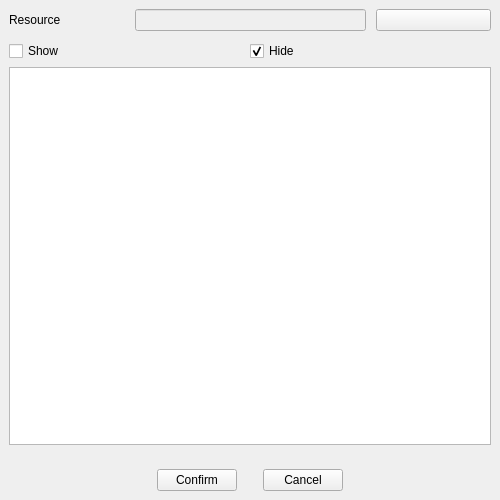
<?xml version="1.0" encoding="UTF-8"?>
<ui version="4.0">
 <class>CIconSnippetOverlay</class>
 <widget class="COverlayBase" name="CIconSnippetOverlay">
  <property name="geometry">
   <rect>
    <x>0</x>
    <y>0</y>
    <width>500</width>
    <height>500</height>
   </rect>
  </property>
  <property name="windowTitle">
   <string>Form</string>
  </property>
  <layout class="QGridLayout" name="gridLayout_2">
   <property name="leftMargin">
    <number>0</number>
   </property>
   <property name="topMargin">
    <number>0</number>
   </property>
   <property name="rightMargin">
    <number>0</number>
   </property>
   <property name="bottomMargin">
    <number>0</number>
   </property>
   <property name="spacing">
    <number>0</number>
   </property>
   <item row="1" column="0">
    <widget class="QWidget" name="widget" native="true">
     <layout class="QGridLayout" name="gridLayout">
      <item row="2" column="2">
       <spacer name="horizontalSpacer_3">
        <property name="orientation">
         <enum>Qt::Horizontal</enum>
        </property>
        <property name="sizeType">
         <enum>QSizePolicy::Fixed</enum>
        </property>
        <property name="sizeHint" stdset="0">
         <size>
          <width>20</width>
          <height>20</height>
         </size>
        </property>
       </spacer>
      </item>
      <item row="2" column="1">
       <widget class="QPushButton" name="pConfirmButton">
        <property name="text">
         <string>Confirm</string>
        </property>
       </widget>
      </item>
      <item row="2" column="0">
       <spacer name="horizontalSpacer_2">
        <property name="orientation">
         <enum>Qt::Horizontal</enum>
        </property>
        <property name="sizeHint" stdset="0">
         <size>
          <width>40</width>
          <height>20</height>
         </size>
        </property>
       </spacer>
      </item>
      <item row="2" column="5">
       <spacer name="horizontalSpacer">
        <property name="orientation">
         <enum>Qt::Horizontal</enum>
        </property>
        <property name="sizeHint" stdset="0">
         <size>
          <width>40</width>
          <height>20</height>
         </size>
        </property>
       </spacer>
      </item>
      <item row="2" column="3">
       <widget class="QPushButton" name="pCancelButton">
        <property name="text">
         <string>Cancel</string>
        </property>
       </widget>
      </item>
     </layout>
    </widget>
   </item>
   <item row="0" column="0">
    <widget class="QScrollArea" name="pScrollArea">
     <property name="frameShape">
      <enum>QFrame::NoFrame</enum>
     </property>
     <property name="frameShadow">
      <enum>QFrame::Plain</enum>
     </property>
     <property name="lineWidth">
      <number>0</number>
     </property>
     <property name="widgetResizable">
      <bool>true</bool>
     </property>
     <widget class="QWidget" name="scrollAreaWidgetContents">
      <property name="geometry">
       <rect>
        <x>0</x>
        <y>0</y>
        <width>500</width>
        <height>459</height>
       </rect>
      </property>
      <layout class="QGridLayout" name="gridLayout_3">
       <item row="0" column="0">
        <widget class="QWidget" name="widget_5" native="true">
         <layout class="QGridLayout" name="gridLayout_6">
          <property name="leftMargin">
           <number>0</number>
          </property>
          <property name="topMargin">
           <number>0</number>
          </property>
          <property name="rightMargin">
           <number>0</number>
          </property>
          <property name="bottomMargin">
           <number>0</number>
          </property>
          <property name="spacing">
           <number>10</number>
          </property>
          <item row="0" column="1" colspan="2">
           <widget class="QLineEdit" name="pResourceLineEdit">
            <property name="enabled">
             <bool>false</bool>
            </property>
           </widget>
          </item>
          <item row="0" column="0">
           <widget class="QLabel" name="label">
            <property name="sizePolicy">
             <sizepolicy hsizetype="Preferred" vsizetype="Preferred">
              <horstretch>0</horstretch>
              <verstretch>0</verstretch>
             </sizepolicy>
            </property>
            <property name="text">
             <string>Resource</string>
            </property>
           </widget>
          </item>
          <item row="0" column="3">
           <widget class="QPushButton" name="CloseButton">
            <property name="toolTip">
             <string>Clear media selection</string>
            </property>
            <property name="text">
             <string/>
            </property>
           </widget>
          </item>
          <item row="1" column="0" colspan="4">
           <widget class="QWidget" name="widget_2" native="true">
            <layout class="QHBoxLayout" name="horizontalLayout">
             <property name="spacing">
              <number>0</number>
             </property>
             <property name="leftMargin">
              <number>0</number>
             </property>
             <property name="topMargin">
              <number>0</number>
             </property>
             <property name="rightMargin">
              <number>0</number>
             </property>
             <property name="bottomMargin">
              <number>0</number>
             </property>
             <item>
              <widget class="QCheckBox" name="pShowCheckBox">
               <property name="text">
                <string>Show</string>
               </property>
              </widget>
             </item>
             <item>
              <widget class="QCheckBox" name="pHideCheckBox">
               <property name="text">
                <string>Hide</string>
               </property>
               <property name="checked">
                <bool>true</bool>
               </property>
              </widget>
             </item>
            </layout>
           </widget>
          </item>
         </layout>
        </widget>
       </item>
       <item row="1" column="0">
        <widget class="QTreeView" name="pResourceSelectTree">
         <property name="sizePolicy">
          <sizepolicy hsizetype="Preferred" vsizetype="Expanding">
           <horstretch>1</horstretch>
           <verstretch>0</verstretch>
          </sizepolicy>
         </property>
         <property name="alternatingRowColors">
          <bool>true</bool>
         </property>
         <property name="sortingEnabled">
          <bool>true</bool>
         </property>
         <property name="animated">
          <bool>true</bool>
         </property>
        </widget>
       </item>
       <item row="2" column="0">
        <widget class="CSearchWidget" name="pFilter" native="true"/>
       </item>
      </layout>
     </widget>
    </widget>
   </item>
  </layout>
 </widget>
 <customwidgets>
  <customwidget>
   <class>COverlayBase</class>
   <extends>QWidget</extends>
   <header>Widgets/OverlayBase.h</header>
   <container>1</container>
  </customwidget>
  <customwidget>
   <class>CSearchWidget</class>
   <extends>QWidget</extends>
   <header>Widgets/SearchWidget.h</header>
   <container>1</container>
  </customwidget>
 </customwidgets>
 <resources/>
 <connections/>
</ui>
